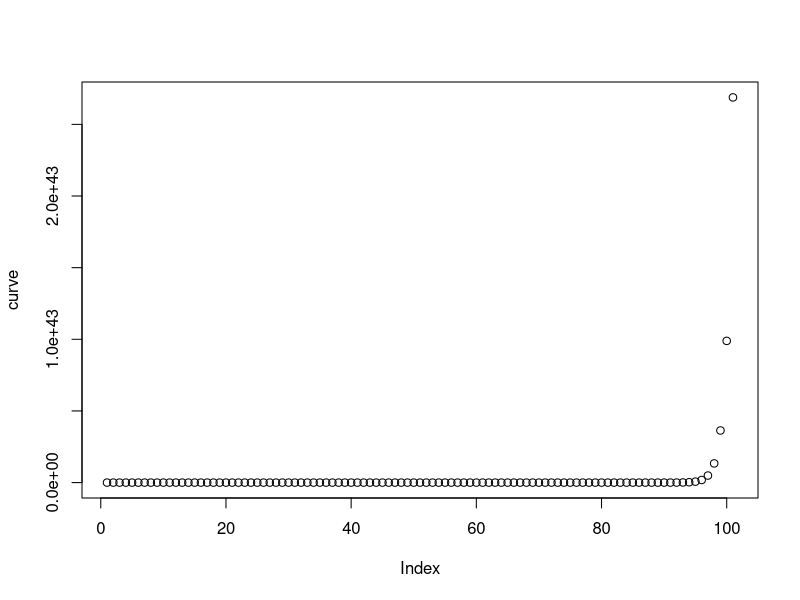
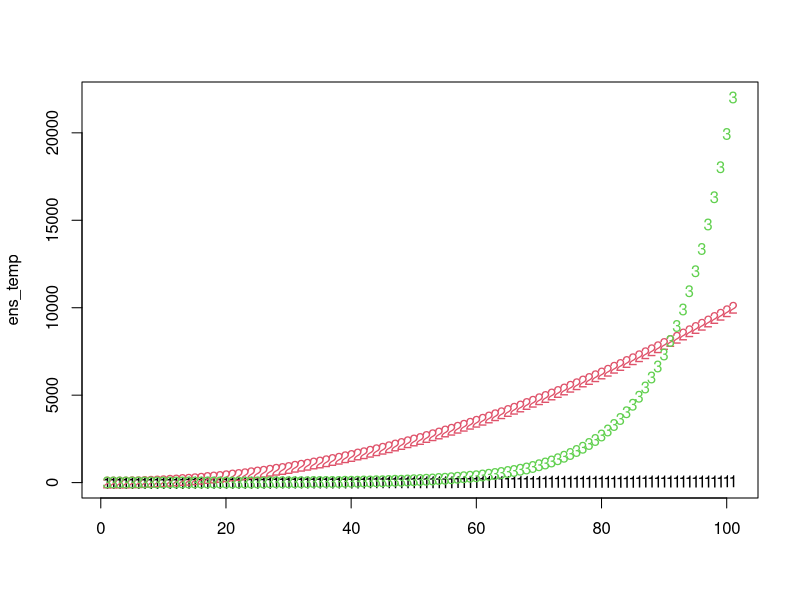

Reproduce these figures in R, in order. (Note: this script raises an error after producing the figures.)

###################################
## Stage 1; 
###################################
y <- 1:100

## cumulative sums
cumsum(y)

## peak
max(y)

## peak time
which(y==max(y))
which.max(y)

## epidemic duration (e.g. time between 10% and 90% cumulative cases)
y_temp <- c(0, replicate(10,1)) 
q_temp <- quantile(cumsum(y_temp),c(0.1,0.9))
which(cumsum(y_temp)==q_temp[["10%"]])
epi_duration <- which(cumsum(y_temp)==q_temp[["90%"]])-which(cumsum(y_temp)==q_temp[["10%"]])

## epidemic duration (e.g. time between 10% and 90% cumulative cases)
epi_du.test <- function(curve){
  total_sz <- sum(curve)
  cdf <- cumsum(curve)
  t1 <- which(cdf >= 0.1*total_sz)[1]
  t2 <- which(cdf >= 0.9*total_sz)[1]
  ## the quantile approach didn't work properly
  # cdf <- cumsum(curve)
  # q <- quantile(cdf,prob=c(0.1,0.9))
  # t2 <- which(cdf>=q[["90%"]])[1] 
  # t1 <- which(cdf==q[["10%"]])
  delta <- t2-t1
  return(delta)  
}

epi_du.test(y_temp)
epi_du.test(replicate(20,0))

t <- 0:100 
# curve <- t
curve <- exp(t)
# curve <- c(replicate(10,1),exp(1*t))
plot(curve)
epi_du.test(curve)


## estimating r (epidemic initial growth rate) will fit a exponential to a curve between t0 and t1 time interval
# growth_rate.test <- function(curve,t){
#   t0 <-t[1]
#   t1 <-t[2]
#   dat <- data.frame(y=curve[t0:t1], time=seq(0,t1-t0))
#   m <- lm(log(y)~time,data=dat)
#   r <- coef(m)[2]
#   return(r)
# }

## Estimating the initial growth rate when the prevalence is 10%;
prevalence <- 0.1
growth_rate.test <- function(curve,prevalence){
  total_sz <- sum(curve)
  cdf <- cumsum(curve)
  t1 <- which(cdf > 0)[1] ## start the fit from the first day of nonzero prevalence 
  t2 <- which(cdf >= prevalence*total_sz)[1]
  ## Quantile approach which didn't work properly
  # q <- quantile(cumsum(curve),prob=prevalence,type = 9)
  # t <- which(cumsum(curve)>=unname(q))[1] 
  dat <- data.frame(y=curve[t1:t2], time=seq(0,t2-t1))
  m <- lm(log(y)~time,data=dat) ## 
  r <- coef(m)[2]
  return(r)
}

growth_rate.test(curve,prevalence=0.1)

## example 2, implementation of probes on an ensemble (matrix with curves on columns)
tvec <- seq(0,100,length=101)
# y0 <- replicate(length(tvec),0)
y1 <- tvec
y2 <- tvec^2
y3 <- exp(0.1*tvec)
ens_temp <- cbind(y1,y2,y3) ## ensemble: each column stores a trajectory
matplot(ens_temp)

apply(ens_temp,2,FUN = epi_du.test)

apply(matrix(curve),2,FUN = function(curve_in)growth_rate.test(curve_in,prevalence=0.1))
apply(ens_temp,2,FUN = function(curve_in)growth_rate.test(curve_in,prevalence=0.1))

##Juul's example
curve <- as.vector(unlist(ensemble_J[,1]))
plot(curve)
plot(cumsum(curve))
growth_rate.test(curve,prevalence=0.1)
epi_du.test(curve)
###################################
## apply multiple functions to an ensemble
###################################

probes.test <- function(x) {
  ## x is a vector
  c(min = min(x), 
    peak = max(x), 
    peak_time=which.max(x), ## return the index of the first max it hits. Q: what to do with multiple peaks?
    mean = mean(x), 
    epi_duration = epi_du(x)
  )
}

probes_temp <- apply(ens_temp,2, probes.test)
t(probes_temp)

